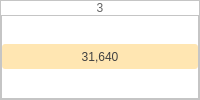
                       <widget class="QFrame" name="dayframe6_2">
                        <property name="styleSheet">
                         <string notr="true">background-color: rgb(255, 255, 255);</string>
                        </property>
                        <property name="frameShape">
                         <enum>QFrame::StyledPanel</enum>
                        </property>
                        <property name="frameShadow">
                         <enum>QFrame::Raised</enum>
                        </property>
                        <layout class="QVBoxLayout" name="verticalLayout_132">
                         <property name="spacing">
                          <number>0</number>
                         </property>
                         <property name="leftMargin">
                          <number>0</number>
                         </property>
                         <property name="topMargin">
                          <number>0</number>
                         </property>
                         <property name="rightMargin">
                          <number>0</number>
                         </property>
                         <property name="bottomMargin">
                          <number>0</number>
                         </property>
                         <item>
                          <widget class="QPushButton" name="day6_2">
                           <property name="styleSheet">
                            <string notr="true">border: 0px solid;
color: rgb(100, 100, 100);</string>
                           </property>
                           <property name="text">
                            <string>3</string>
                           </property>
                          </widget>
                         </item>
                         <item>
                          <widget class="QFrame" name="planframe6_2">
                           <property name="frameShape">
                            <enum>QFrame::StyledPanel</enum>
                           </property>
                           <property name="frameShadow">
                            <enum>QFrame::Raised</enum>
                           </property>
                           <layout class="QVBoxLayout" name="verticalLayout_133">
                            <property name="leftMargin">
                             <number>0</number>
                            </property>
                            <property name="rightMargin">
                             <number>0</number>
                            </property>
                            <item>
                             <widget class="QLabel" name="schelabel3_4">
                              <property name="minimumSize">
                               <size>
                                <width>0</width>
                                <height>25</height>
                               </size>
                              </property>
                              <property name="maximumSize">
                               <size>
                                <width>16777215</width>
                                <height>25</height>
                               </size>
                              </property>
                              <property name="styleSheet">
                               <string notr="true">background-color:rgb(255, 230, 178);
border-radius: 3px;
color: rgb(65, 65, 65)
</string>
                              </property>
                              <property name="text">
                               <string>31,640</string>
                              </property>
                              <property name="alignment">
                               <set>Qt::AlignCenter</set>
                              </property>
                             </widget>
                            </item>
                           </layout>
                          </widget>
                         </item>
                        </layout>
                       </widget>
